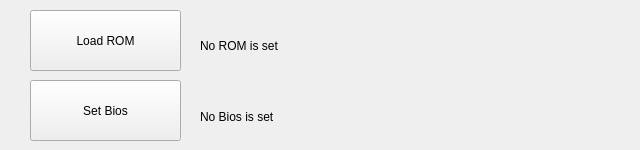
<?xml version="1.0" encoding="UTF-8"?>
<ui version="4.0">
 <class>filewidgetClass</class>
 <widget class="QWidget" name="filewidgetClass">
  <property name="geometry">
   <rect>
    <x>0</x>
    <y>0</y>
    <width>640</width>
    <height>150</height>
   </rect>
  </property>
  <property name="windowTitle">
   <string>filewidget</string>
  </property>
  <widget class="QPushButton" name="loadButton">
   <property name="geometry">
    <rect>
     <x>30</x>
     <y>10</y>
     <width>151</width>
     <height>61</height>
    </rect>
   </property>
   <property name="text">
    <string>Load ROM</string>
   </property>
  </widget>
  <widget class="QPushButton" name="biosButton">
   <property name="geometry">
    <rect>
     <x>30</x>
     <y>80</y>
     <width>151</width>
     <height>61</height>
    </rect>
   </property>
   <property name="text">
    <string>Set Bios</string>
   </property>
  </widget>
  <widget class="QLabel" name="romLabel">
   <property name="geometry">
    <rect>
     <x>200</x>
     <y>30</y>
     <width>351</width>
     <height>31</height>
    </rect>
   </property>
   <property name="text">
    <string>No ROM is set</string>
   </property>
  </widget>
  <widget class="QLabel" name="biosLabel">
   <property name="geometry">
    <rect>
     <x>200</x>
     <y>101</y>
     <width>351</width>
     <height>31</height>
    </rect>
   </property>
   <property name="text">
    <string>No Bios is set</string>
   </property>
  </widget>
 </widget>
 <layoutdefault spacing="6" margin="11"/>
 <resources/>
 <connections/>
</ui>
